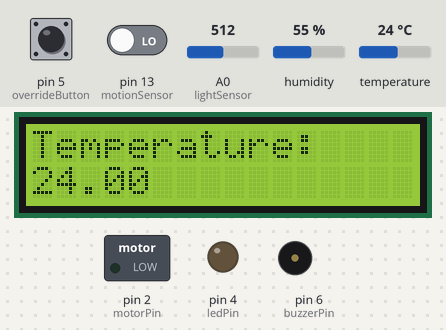
Bench run of a sketch on a simulated Arduino Uno, built with avr-gcc and run on an emulated ATmega328P. Parts: 16×2 character LCD, switched loads named in the sketch (green lamp = pin HIGH), output pins drawn as LEDs (lit = HIGH), buzzer (waves = sounding, pin HIGH). The test bench sets the inputs (shaded band); at power-on: temperature 24 °C, pin 13 (motionSensor) LOW, pin 5 (overrideButton) LOW, A0 (lightSensor) = 512, humidity 55 %. What the sketch prints to the serial monitor is not drawn.

Above: at 2.2 s.
2.3 s: temperature set to 29 °C
At 4.2 s:
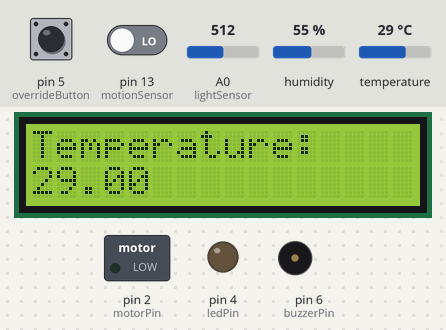
4.6 s: temperature set to 32 °C
At 6.4 s:
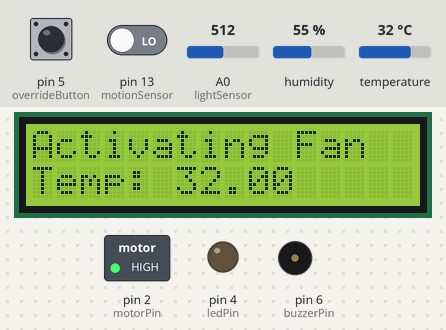
6.7 s: pin 13 (motionSensor) driven HIGH
At 12.6 s:
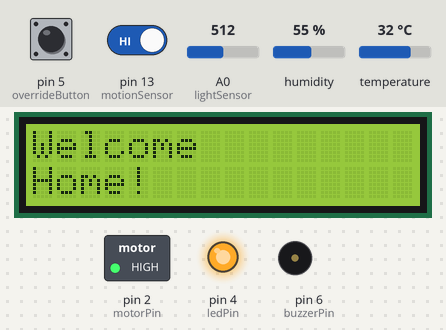
17.7 s: pin 13 (motionSensor) driven LOW
At 23.0 s:
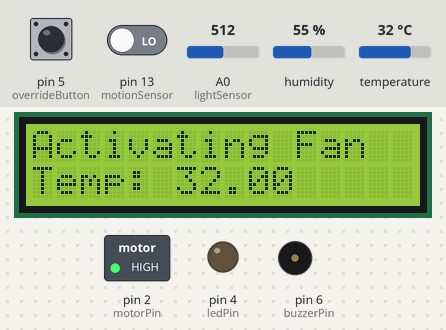
23.8 s: temperature set to 12 °C
At 29.5 s:
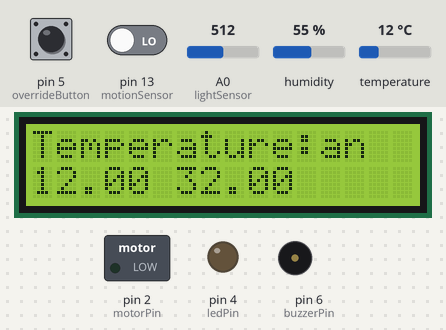
29.8 s: pin 5 (overrideButton) pulled HIGH for 1.25 s
At 30.8 s:
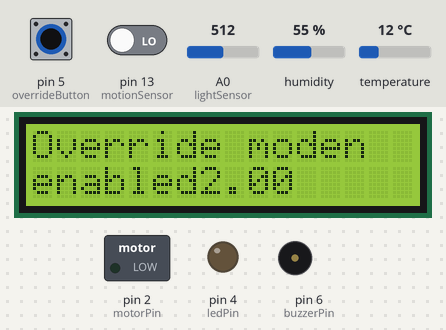
Timing chart, 0 to 32.8 s (numbered marks = the images above; inputs shaded):
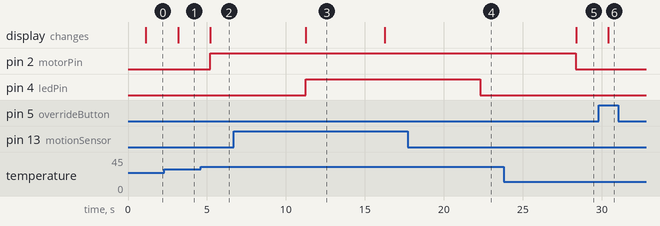

Measured:
- the behaviour switches between 30 and 31 °C on temperature (found by bisection; images 1 and 2)
- after the input at 2.3 s, the display: changes after 0.87 s (image 1)
- after the input at 4.6 s, pin 2 (motorPin): LOW → HIGH after 0.62 s; the display: changes after 0.62 s (image 2)
- after the input at 6.7 s, pin 4 (ledPin): LOW → HIGH after 4.6 s; the display: changes after 4.6 s (image 3)
- after the input at 17.7 s, pin 4 (ledPin): HIGH → LOW after 4.6 s
- after the input at 23.8 s, pin 2 (motorPin): HIGH → LOW after 4.6 s; the display: changes after 4.6 s (image 5)
- after the input at 29.8 s, the display: changes after 0.60 s (image 6)

The sketch:

source.ino
```cpp
// Include libraries
#include <LiquidCrystal.h>
#include <DHT.h>
#define Type DHT11 // define the analog you need to connect
int sensePin = 3; DHT HT(sensePin, Type);
float humidity; float tempC; float tempF;
int setTime = 500; int DelayTime = 4000;

// Define input pins
#define motionSensor 13
#define temperatureSensor 3
#define lightSensor A0
#define overrideButton 5


// Define output pins
#define motorPin 2
#define buzzerPin 6
#define ledPin 4

// Initialize components
LiquidCrystal lcd(7, 8, 9, 10, 11, 12); // (rs, enable, d4, d5, d6, d7)
bool overrideMode = false;

void setup() {
  // Set up input and output pins
  pinMode(motionSensor, INPUT);
  pinMode(temperatureSensor, INPUT);
  pinMode(lightSensor, INPUT);
  pinMode(overrideButton, INPUT);
  pinMode(motorPin, OUTPUT);
  pinMode(buzzerPin, OUTPUT);
  pinMode(ledPin, OUTPUT);

  // Set up LCD display
  lcd.begin(16, 2);

  // Set up serial communication
  Serial.begin(9600);

  // Set up temp sensor
  HT.begin();

  // Print a message to the LCD.
  lcd.setCursor(0, 0);
  lcd.print("Setup");
  lcd.setCursor(0, 1);
  lcd.print("Complete");
  delay(1000);
  lcd.clear();
}

void loop() {

    // Check if override button is pressed
  if (digitalRead(overrideButton) == HIGH) {
    overrideMode = true;
    // Set cursor position and notify override mode is enabled
    lcd.setCursor(0, 0);
    lcd.print("Override mode");
    lcd.setCursor(0, 1);
    lcd.print("enabled");
    Serial.println("Override mode enabled");
    delay(10000); // Debounce button
    overrideMode = false;
    lcd.clear();
  }
  // Read input sensors
  int motionDetected = digitalRead(motionSensor);
  tempC = HT.readTemperature();
  int lightLevel = analogRead(lightSensor);

  if (!overrideMode){
    // Display temperature on LCD screen
    lcd.setCursor(0, 0);
    lcd.print("Temperature:");
    lcd.setCursor(0, 1);
    lcd.print(tempC);
  }

  // Check if motion is detected and not in override mode
  if (motionDetected == 1 && !overrideMode) {
    lcd.clear();
    lcd.setCursor(0,0);
    lcd.print("Welcome");
    lcd.setCursor(0,1);
    lcd.print("Home!");
    digitalWrite(ledPin, HIGH); // Turn on LED
    delay(5000);
  } else {
    digitalWrite(ledPin, LOW); // Turn off LED
  }

  // Check if temperature is above acceptable levels and not in override mode
  if (tempC > 30 && !overrideMode) {
    lcd.clear();
    digitalWrite(motorPin, HIGH); // Turn on fan
    lcd.setCursor(0, 0);
    lcd.print("Activating Fan");
    lcd.setCursor(0, 1);
    lcd.print("Temp: ");
    lcd.print(tempC);
    delay(5000);
  } else {
    digitalWrite(motorPin, LOW); // Turn off fan
  }

  // Check if light levels are too low and temperature is above acceptable levels, indicating a fire
  if (lightLevel < 10 && tempC > 40  && !overrideMode) {
    lcd.clear();
    lcd.setCursor(0, 0);
    lcd.print("Fire!!!!");
    lcd.setCursor(0, 1);
    lcd.print("Evacuate ASAP!");

      digitalWrite(buzzerPin, HIGH);
      delay(1000);
      digitalWrite(buzzerPin, LOW);
      delay(1000); // wait for 1 second before generating the next tone
  } else {
    digitalWrite(buzzerPin, LOW); // Turn off buzzer
  }

  // Send data to serial monitor
  Serial.print("Motion detected: ");
  Serial.println(motionDetected);
  Serial.print("Temperature: ");
  Serial.println(tempC);
  Serial.print("Light level: ");
  Serial.println(lightLevel);
  Serial.println("--------------------");

  //Delay before looping again
  delay(1000);
}
```
